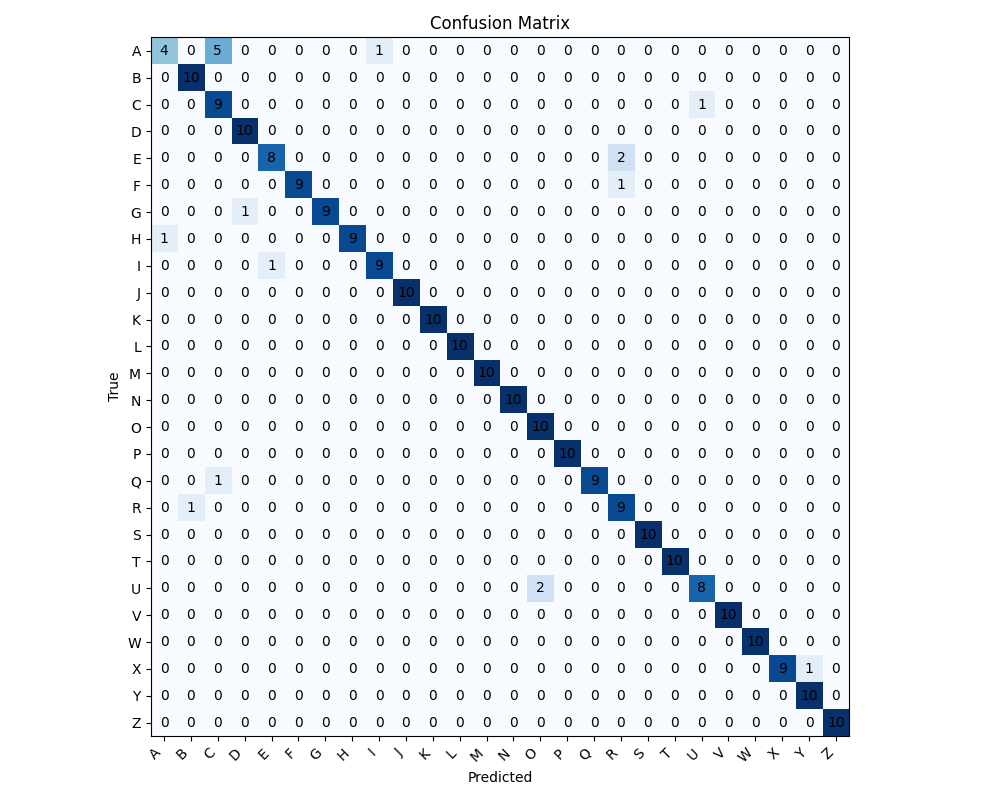

Python code for this plot:
import numpy as np
import matplotlib.pyplot as plt
from sklearn.metrics import confusion_matrix

# Your data
data = {
    "A": ["a","a","a","c","i","c","c","c","c","a"],
    "B": ["b","b","b","b","b","b","b","b","b","b"],
    "C": ["c","c","u","c","c","c","c","c","c","c"],
    "D": ["d","d","d","d","d","d","d","d","d","d"],
    "E": ["e","e","e","r","e","e","r","e","e","e"],
    "F": ["f","r","f","f","f","f","f","f","f","f"],
    "G": ["g","g","g","g","g","g","g","d","g","g"],
    "H": ["a","h","h","h","h","h","h","h","h","h"],
    "I": ["i","i","i","i","i","i","i","i","e","i"],
    "J": ["j","j","j","j","j","j","j","j","j","j"],
    "K": ["k","k","k","k","k","k","k","k","k","k"],
    "L": ["l","l","l","l","l","l","l","l","l","l"],
    "M": ["m","m","m","m","m","m","m","m","m","m"],
    "N": ["n","n","n","n","n","n","n","n","n","n"],
    "O": ["o","o","o","o","o","o","o","o","o","o"],
    "P": ["p","p","p","p","p","p","p","p","p","p"],
    "Q": ["q","q","q","c","q","q","q","q","q","q"],
    "R": ["r","r","r","r","b","r","r","r","r","r"],
    "S": ["s","s","s","s","s","s","s","s","s","s"],
    "T": ["t","t","t","t","t","t","t","t","t","t"],
    "U": ["o","u","o","u","u","u","u","u","u","u"],
    "V": ["v","v","v","v","v","v","v","v","v","v"],
    "W": ["w","w","w","w","w","w","w","w","w","w"],
    "X": ["x","x","x","x","x","x","x","x","x","y"],
    "Y": ["y","y","y","y","y","y","y","y","y","y"],
    "Z": ["z","z","z","z","z","z","z","z","z","z"],
}

# Build true and predicted label lists
y_true = []
y_pred = []
total_correct = 0

for true_label, preds in data.items():
    for p in preds:
        y_true.append(true_label.upper())
        y_pred.append(p.upper())  # normalize prediction
        if (p.upper() == true_label):
            total_correct += 1

tot_accuracy = (total_correct) / (26*10)
print(f"total correct: {total_correct}, overall accuracy: {tot_accuracy}")


# Define label order (A-Z plus '1' since B maps to '1')
labels = sorted(list(set(y_true + y_pred)))

# Compute confusion matrix
cm = confusion_matrix(y_true, y_pred, labels=labels)

# Plot
fig, ax = plt.subplots(figsize=(10, 8))
im = ax.imshow(cm, cmap='Blues')

# Ticks
ax.set_xticks(np.arange(len(labels)))
ax.set_yticks(np.arange(len(labels)))
ax.set_xticklabels(labels)
ax.set_yticklabels(labels)

# Rotate x labels
plt.setp(ax.get_xticklabels(), rotation=45, ha="right")

# Annotate each cell with count
for i in range(cm.shape[0]):
    for j in range(cm.shape[1]):
        ax.text(j, i, cm[i, j],
                ha="center", va="center")

ax.set_xlabel("Predicted")
ax.set_ylabel("True")
ax.set_title("Confusion Matrix")

plt.tight_layout()
plt.savefig("confusion_matrix.png")
